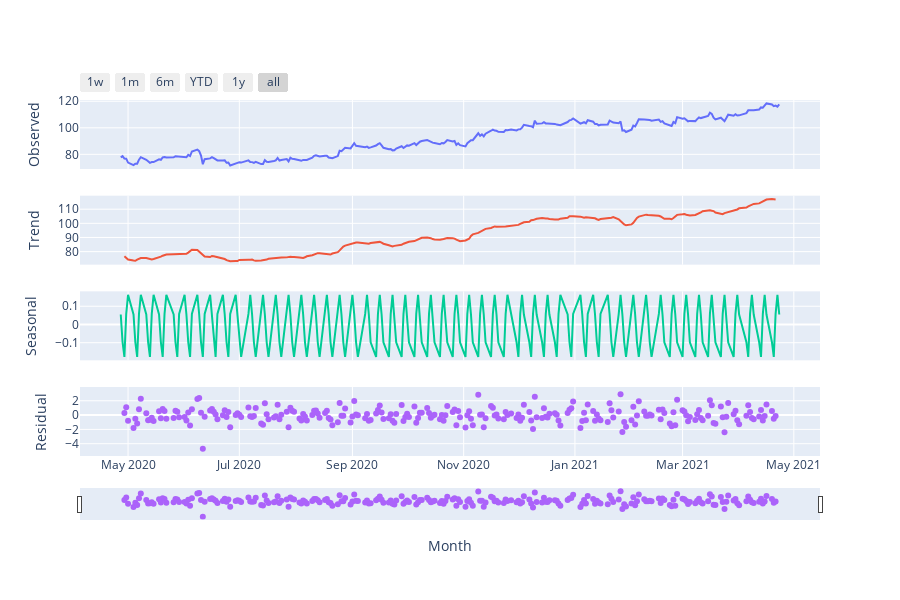

The code cell stored with this chart in its notebook:
### Markdown cell above
## Trend-seasonal decomposition
`period=5` for weekly  
`period=20 #21` for monthly

### Code cell
result = seasonal_decompose(df, period=5)
plot_seasonal_decompose(result)

### Figure 1 — Plotly figure (JSON) as saved in the notebook; plotly's stock layout.template omitted (floating-point values rounded to 4 significant figures; data arrays with more than 128 entries replaced by an {"elided": "..."} marker saying what was removed)
{"data": [{"type": "scatter", "x": {"elided": "251 str values"}, "xaxis": "x", "y": {"elided": "251 float values"}, "yaxis": "y"}, {"type": "scatter", "x": {"elided": "251 str values"}, "xaxis": "x2", "y": {"elided": "251 float values"}, "yaxis": "y2"}, {"type": "scatter", "x": {"elided": "251 str values"}, "xaxis": "x3", "y": {"elided": "251 float values"}, "yaxis": "y3"}, {"mode": "markers", "type": "scatter", "x": {"elided": "251 str values"}, "xaxis": "x4", "y": {"elided": "251 float values"}, "yaxis": "y4"}], "layout": {"height": 600, "showlegend": false, "xaxis": {"anchor": "y", "domain": [0, 1], "matches": "x4", "rangeselector": {"buttons": [{"count": 7, "label": "1w", "step": "day", "stepmode": "backward"}, {"count": 1, "label": "1m", "step": "month", "stepmode": "backward"}, {"count": 6, "label": "6m", "step": "month", "stepmode": "backward"}, {"count": 1, "label": "YTD", "step": "year", "stepmode": "todate"}, {"count": 1, "label": "1y", "step": "year", "stepmode": "backward"}, {"step": "all"}]}, "showticklabels": false, "type": "date"}, "xaxis2": {"anchor": "y2", "domain": [0, 1], "matches": "x4", "showticklabels": false}, "xaxis3": {"anchor": "y3", "domain": [0, 1], "matches": "x4", "showticklabels": false}, "xaxis4": {"anchor": "y4", "domain": [0, 1], "rangeslider": {"thickness": 0.075, "visible": true}, "title": {"text": "Month"}}, "yaxis": {"anchor": "x", "domain": [0.8063, 1], "title": {"text": "Observed"}}, "yaxis2": {"anchor": "x2", "domain": [0.5375, 0.7312], "title": {"text": "Trend"}}, "yaxis3": {"anchor": "x3", "domain": [0.2687, 0.4625], "title": {"text": "Seasonal"}}, "yaxis4": {"anchor": "x4", "domain": [0, 0.1938], "title": {"text": "Residual"}}}}
